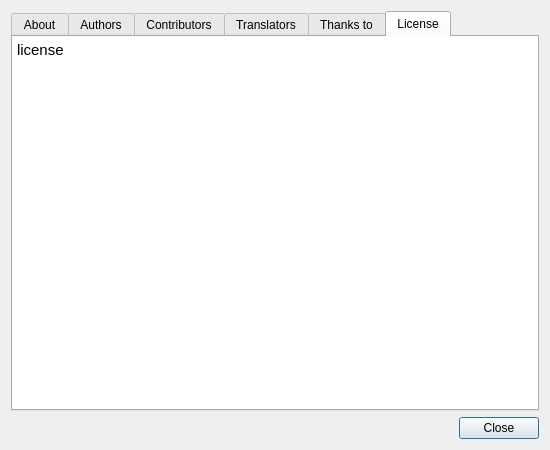
<?xml version="1.0" encoding="UTF-8"?>
<ui version="4.0">
 <class>About</class>
 <widget class="QDialog" name="About">
  <property name="geometry">
   <rect>
    <x>0</x>
    <y>0</y>
    <width>550</width>
    <height>450</height>
   </rect>
  </property>
  <property name="minimumSize">
   <size>
    <width>550</width>
    <height>450</height>
   </size>
  </property>
  <property name="maximumSize">
   <size>
    <width>550</width>
    <height>450</height>
   </size>
  </property>
  <property name="styleSheet">
   <string notr="true"/>
  </property>
  <layout class="QGridLayout" name="gridLayout_2">
   <item row="1" column="1">
    <widget class="QPushButton" name="pushButton_ab_close">
     <property name="text">
      <string>Close</string>
     </property>
    </widget>
   </item>
   <item row="0" column="0" colspan="2">
    <widget class="QTabWidget" name="tabWidget">
     <property name="accessibleName">
      <string notr="true"/>
     </property>
     <property name="accessibleDescription">
      <string notr="true"/>
     </property>
     <property name="currentIndex">
      <number>5</number>
     </property>
     <widget class="QWidget" name="tab_ab">
      <attribute name="title">
       <string>About</string>
      </attribute>
      <layout class="QGridLayout" name="gridLayout_4">
       <item row="0" column="0" rowspan="2">
        <widget class="QLabel" name="label_ab">
         <property name="styleSheet">
          <string notr="true"/>
         </property>
         <property name="text">
          <string notr="true">description</string>
         </property>
        </widget>
       </item>
       <item row="2" column="0">
        <spacer name="verticalSpacer">
         <property name="orientation">
          <enum>Qt::Vertical</enum>
         </property>
         <property name="sizeHint" stdset="0">
          <size>
           <width>20</width>
           <height>40</height>
          </size>
         </property>
        </spacer>
       </item>
      </layout>
     </widget>
     <widget class="QWidget" name="tab_ah">
      <attribute name="title">
       <string>Authors</string>
      </attribute>
      <layout class="QGridLayout" name="gridLayout">
       <property name="leftMargin">
        <number>0</number>
       </property>
       <property name="topMargin">
        <number>0</number>
       </property>
       <property name="rightMargin">
        <number>0</number>
       </property>
       <property name="bottomMargin">
        <number>0</number>
       </property>
       <property name="spacing">
        <number>0</number>
       </property>
       <item row="0" column="0">
        <widget class="QTextBrowser" name="textBrowser_au">
         <property name="accessibleName">
          <string/>
         </property>
         <property name="accessibleDescription">
          <string/>
         </property>
         <property name="frameShape">
          <enum>QFrame::NoFrame</enum>
         </property>
         <property name="frameShadow">
          <enum>QFrame::Sunken</enum>
         </property>
         <property name="html">
          <string notr="true">&lt;!DOCTYPE HTML PUBLIC &quot;-//W3C//DTD HTML 4.0//EN&quot; &quot;http://www.w3.org/TR/REC-html40/strict.dtd&quot;&gt;
&lt;html&gt;&lt;head&gt;&lt;meta name=&quot;qrichtext&quot; content=&quot;1&quot; /&gt;&lt;style type=&quot;text/css&quot;&gt;
p, li { white-space: pre-wrap; }
&lt;/style&gt;&lt;/head&gt;&lt;body style=&quot; font-family:'MS Shell Dlg 2'; font-size:8.25pt; font-weight:400; font-style:normal;&quot;&gt;
&lt;p style=&quot; margin-top:0px; margin-bottom:0px; margin-left:0px; margin-right:0px; -qt-block-indent:0; text-indent:0px;&quot;&gt;&lt;span style=&quot; font-family:'Ubuntu'; font-size:11pt;&quot;&gt;authors&lt;/span&gt;&lt;/p&gt;&lt;/body&gt;&lt;/html&gt;</string>
         </property>
         <property name="openExternalLinks">
          <bool>true</bool>
         </property>
        </widget>
       </item>
      </layout>
     </widget>
     <widget class="QWidget" name="tab_cb">
      <attribute name="title">
       <string>Contributors</string>
      </attribute>
      <layout class="QGridLayout" name="gridLayout_7">
       <property name="leftMargin">
        <number>0</number>
       </property>
       <property name="topMargin">
        <number>0</number>
       </property>
       <property name="rightMargin">
        <number>0</number>
       </property>
       <property name="bottomMargin">
        <number>0</number>
       </property>
       <property name="spacing">
        <number>0</number>
       </property>
       <item row="0" column="0">
        <widget class="QTextBrowser" name="textBrowser_cb">
         <property name="frameShape">
          <enum>QFrame::NoFrame</enum>
         </property>
         <property name="html">
          <string notr="true">&lt;!DOCTYPE HTML PUBLIC &quot;-//W3C//DTD HTML 4.0//EN&quot; &quot;http://www.w3.org/TR/REC-html40/strict.dtd&quot;&gt;
&lt;html&gt;&lt;head&gt;&lt;meta name=&quot;qrichtext&quot; content=&quot;1&quot; /&gt;&lt;style type=&quot;text/css&quot;&gt;
p, li { white-space: pre-wrap; }
&lt;/style&gt;&lt;/head&gt;&lt;body style=&quot; font-family:'MS Shell Dlg 2'; font-size:8.25pt; font-weight:400; font-style:normal;&quot;&gt;
&lt;p style=&quot; margin-top:0px; margin-bottom:0px; margin-left:0px; margin-right:0px; -qt-block-indent:0; text-indent:0px;&quot;&gt;&lt;span style=&quot; font-family:'Ubuntu'; font-size:11pt;&quot;&gt;contributors&lt;/span&gt;&lt;/p&gt;&lt;/body&gt;&lt;/html&gt;</string>
         </property>
        </widget>
       </item>
      </layout>
     </widget>
     <widget class="QWidget" name="tab_tr">
      <attribute name="title">
       <string>Translators</string>
      </attribute>
      <layout class="QGridLayout" name="gridLayout_5">
       <property name="leftMargin">
        <number>0</number>
       </property>
       <property name="topMargin">
        <number>0</number>
       </property>
       <property name="rightMargin">
        <number>0</number>
       </property>
       <property name="bottomMargin">
        <number>0</number>
       </property>
       <property name="spacing">
        <number>0</number>
       </property>
       <item row="0" column="0">
        <widget class="QTextBrowser" name="textBrowser_tr">
         <property name="accessibleName">
          <string notr="true"/>
         </property>
         <property name="accessibleDescription">
          <string notr="true"/>
         </property>
         <property name="frameShape">
          <enum>QFrame::NoFrame</enum>
         </property>
         <property name="html">
          <string notr="true">&lt;!DOCTYPE HTML PUBLIC &quot;-//W3C//DTD HTML 4.0//EN&quot; &quot;http://www.w3.org/TR/REC-html40/strict.dtd&quot;&gt;
&lt;html&gt;&lt;head&gt;&lt;meta name=&quot;qrichtext&quot; content=&quot;1&quot; /&gt;&lt;style type=&quot;text/css&quot;&gt;
p, li { white-space: pre-wrap; }
&lt;/style&gt;&lt;/head&gt;&lt;body style=&quot; font-family:'MS Shell Dlg 2'; font-size:8.25pt; font-weight:400; font-style:normal;&quot;&gt;
&lt;p style=&quot; margin-top:0px; margin-bottom:0px; margin-left:0px; margin-right:0px; -qt-block-indent:0; text-indent:0px;&quot;&gt;&lt;span style=&quot; font-family:'Ubuntu'; font-size:11pt;&quot;&gt;translators&lt;/span&gt;&lt;/p&gt;&lt;/body&gt;&lt;/html&gt;</string>
         </property>
         <property name="openExternalLinks">
          <bool>true</bool>
         </property>
        </widget>
       </item>
      </layout>
     </widget>
     <widget class="QWidget" name="tab_th">
      <attribute name="title">
       <string>Thanks to</string>
      </attribute>
      <layout class="QGridLayout" name="gridLayout_6">
       <item row="0" column="0">
        <widget class="QLabel" name="label_th">
         <property name="text">
          <string notr="true">thanksto</string>
         </property>
         <property name="alignment">
          <set>Qt::AlignLeading|Qt::AlignLeft|Qt::AlignTop</set>
         </property>
         <property name="margin">
          <number>0</number>
         </property>
        </widget>
       </item>
       <item row="1" column="0">
        <spacer name="verticalSpacer_2">
         <property name="orientation">
          <enum>Qt::Vertical</enum>
         </property>
         <property name="sizeHint" stdset="0">
          <size>
           <width>20</width>
           <height>40</height>
          </size>
         </property>
        </spacer>
       </item>
      </layout>
     </widget>
     <widget class="QWidget" name="tab_license">
      <attribute name="title">
       <string>License</string>
      </attribute>
      <layout class="QGridLayout" name="gridLayout_3">
       <property name="leftMargin">
        <number>0</number>
       </property>
       <property name="topMargin">
        <number>0</number>
       </property>
       <property name="rightMargin">
        <number>0</number>
       </property>
       <property name="bottomMargin">
        <number>0</number>
       </property>
       <property name="spacing">
        <number>0</number>
       </property>
       <item row="0" column="0">
        <widget class="QTextBrowser" name="textBrowser_li">
         <property name="frameShape">
          <enum>QFrame::NoFrame</enum>
         </property>
         <property name="html">
          <string notr="true">&lt;!DOCTYPE HTML PUBLIC &quot;-//W3C//DTD HTML 4.0//EN&quot; &quot;http://www.w3.org/TR/REC-html40/strict.dtd&quot;&gt;
&lt;html&gt;&lt;head&gt;&lt;meta name=&quot;qrichtext&quot; content=&quot;1&quot; /&gt;&lt;style type=&quot;text/css&quot;&gt;
p, li { white-space: pre-wrap; }
&lt;/style&gt;&lt;/head&gt;&lt;body style=&quot; font-family:'MS Shell Dlg 2'; font-size:8.25pt; font-weight:400; font-style:normal;&quot;&gt;
&lt;p style=&quot; margin-top:0px; margin-bottom:0px; margin-left:0px; margin-right:0px; -qt-block-indent:0; text-indent:0px;&quot;&gt;&lt;span style=&quot; font-family:'Ubuntu'; font-size:11pt;&quot;&gt;license&lt;/span&gt;&lt;/p&gt;&lt;/body&gt;&lt;/html&gt;</string>
         </property>
        </widget>
       </item>
      </layout>
     </widget>
    </widget>
   </item>
   <item row="1" column="0">
    <spacer name="horizontalSpacer">
     <property name="orientation">
      <enum>Qt::Horizontal</enum>
     </property>
     <property name="sizeHint" stdset="0">
      <size>
       <width>40</width>
       <height>20</height>
      </size>
     </property>
    </spacer>
   </item>
  </layout>
 </widget>
 <tabstops>
  <tabstop>tabWidget</tabstop>
  <tabstop>pushButton_ab_close</tabstop>
  <tabstop>textBrowser_au</tabstop>
  <tabstop>textBrowser_cb</tabstop>
  <tabstop>textBrowser_tr</tabstop>
  <tabstop>textBrowser_li</tabstop>
 </tabstops>
 <resources/>
 <connections/>
</ui>
